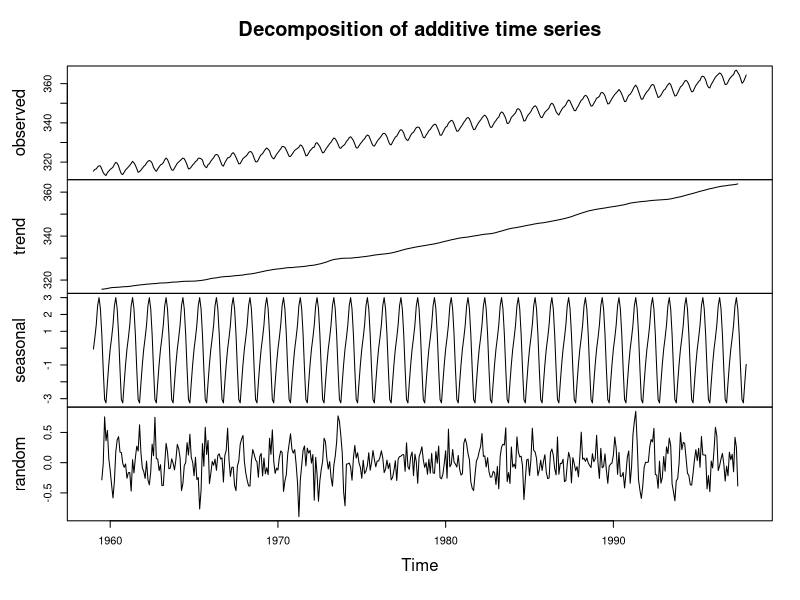
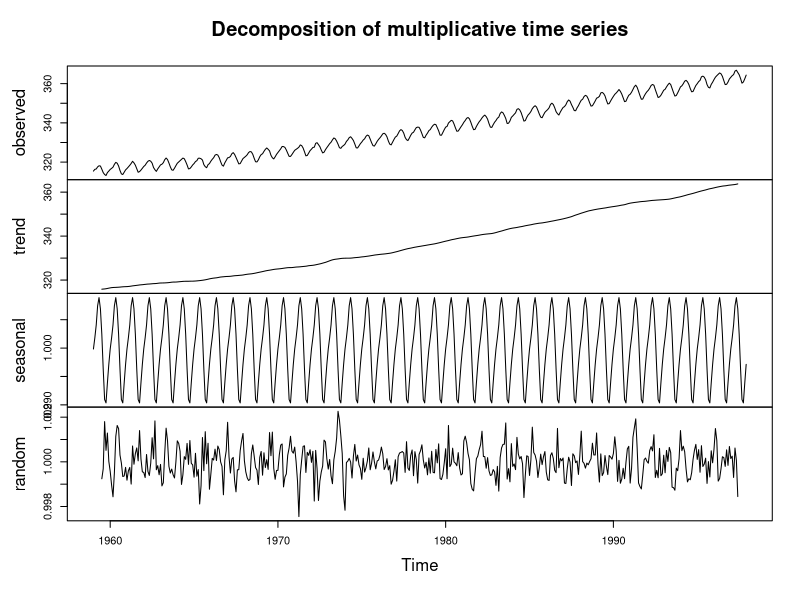
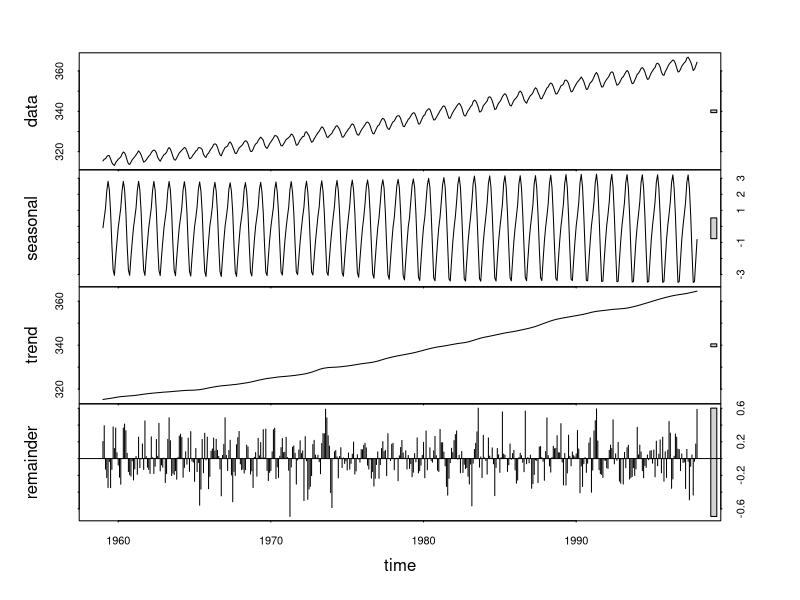

Generate these figures, in order, with R:
## DESCOMPOSICIÓN DE SERIES DE TIEMPO:
	# Se emplean las siguientes funciones que se encuentran ya instaladas:
		# decompose(): descompone la serie en la forma clásica
		# Aditiva y Multiplicativa.
	#	Ejemplo:
data(co2)
desc.aditiva<-decompose(co2)
desc.multipl<-decompose(co2,type='multiplicative')
plot(desc.aditiva)
plot(desc.multipl)
	#	Nótese que las gráficas difieren en su escala pero no en su forma.

		# stl(): Descompone la serie usando suavizamiento 'loess' mostrando
		# sus componentes tendencia, estacional e irregular
stl.co2<-stl(co2,12)
plot(stl.co2)
